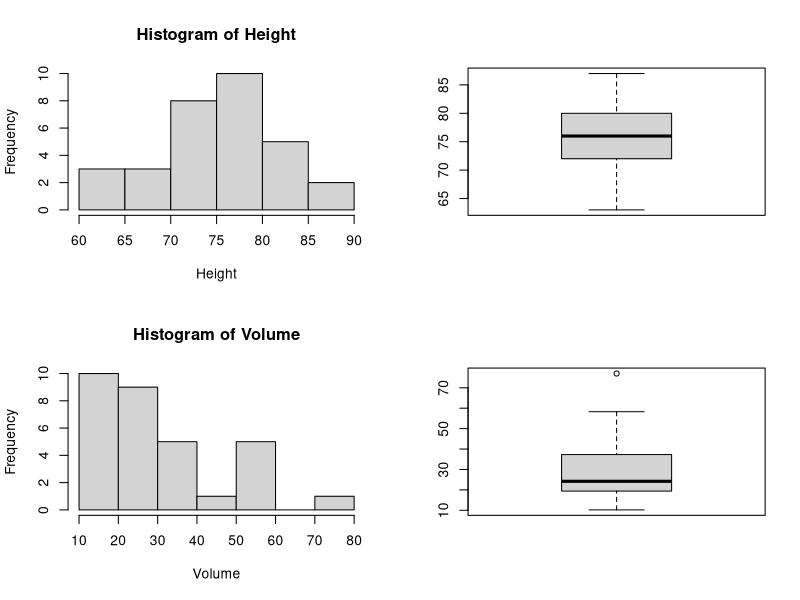
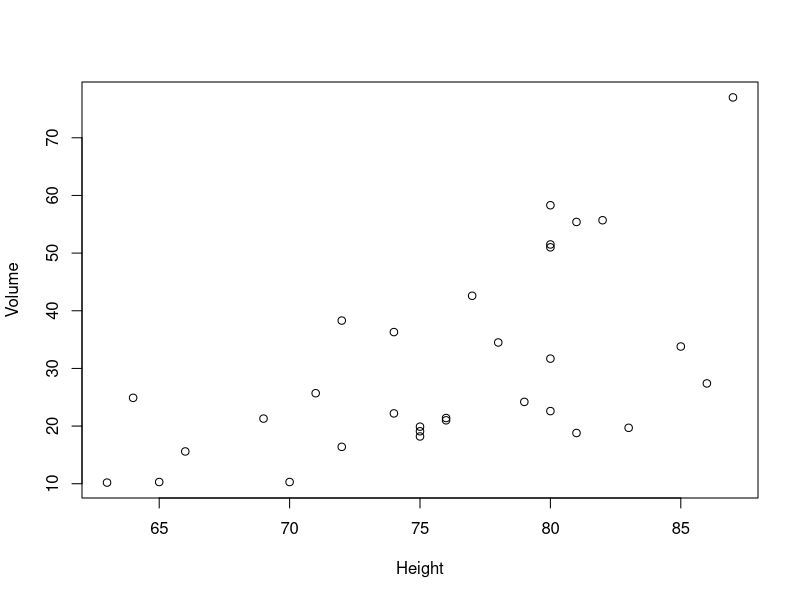
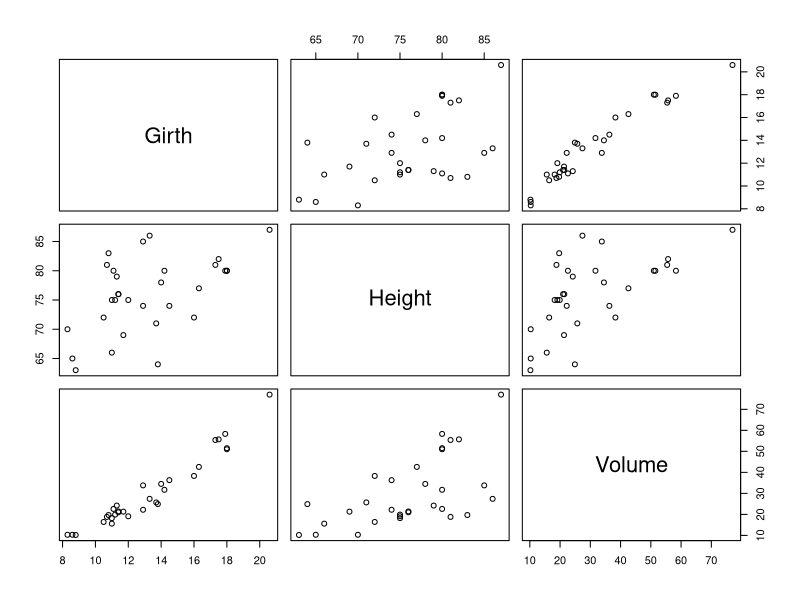

These figures' R source, in order:
## ---- chunk 1
par(mfrow=c(2,2))
## ---- chunk 2
par(mfrow=c(2,2))
attach(trees)
hist(Height)
boxplot(Height)
hist(Volume)
boxplot(Volume)
## ---- chunk 3
par(mfrow=c(1,1))
## ---- chunk 4
plot(Height,Volume)
## ---- chunk 5
pairs(trees)
